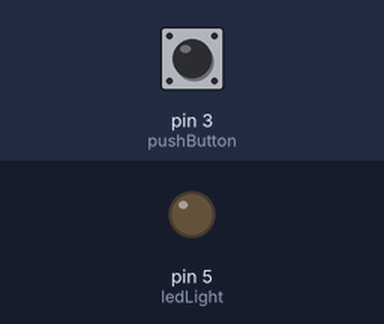
A sketch run on a simulated Arduino Uno, built with avr-gcc and run on an emulated ATmega328P. Shown: output pins drawn as LEDs (lit = HIGH). The inputs (shaded band) are chosen by the test bench; at power-on: pin 3 (pushButton) HIGH. No radio packets arrive unless stated.

Above: at 1.2 s.
1.3 s: pin 3 (pushButton) pulled LOW for 0.15 s
At 1.7 s:
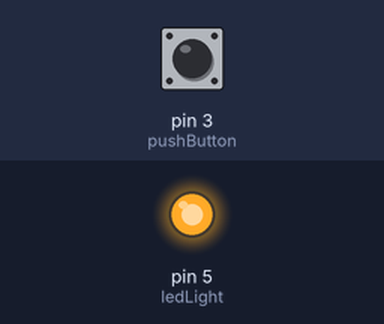
3.8 s: pin 3 (pushButton) pulled LOW for 3.2 s
At 8.4 s:
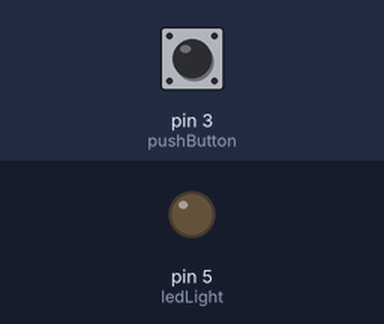
Timing chart, 0 to 9.9 s (numbered marks = the images above; inputs shaded):
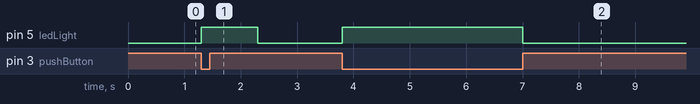

The sketch:

tx_trigger.ino
```cpp
#include <VirtualWire.h>

int RF_TX_PIN = 7;

int pushButton = 3;
int ledLight = 5;
int lastState = LOW;

// the setup function runs once when you press reset or power the board
void setup() {
  // initialize digital pin LED_BUILTIN as an output.
  pinMode(ledLight, OUTPUT);
  // pinMode(pushButton, INPUT);
  pinMode(pushButton, INPUT_PULLUP);
  vw_set_tx_pin(RF_TX_PIN); // Setup transmit pin
  vw_setup(2000); // Transmission speed in bits per second.
}

// the loop function runs over and over again forever
void loop() {
  int buttonState = digitalRead(pushButton); // digitalRead(pushButton);
  if (buttonState == LOW && lastState == HIGH) {  // trigger just pressed - send signal
    digitalWrite(ledLight, HIGH);
    const char *msg ="\001\009\009\007";

    vw_send((uint8_t *)msg, strlen(msg));
    delay(1000);
  }
  if (lastState != buttonState) { // state changed, toggle LED
    digitalWrite(ledLight, !buttonState);
    lastState = buttonState;
  }

  // delay(1000);                      // wait for a second
  // digitalWrite(ledLight, LOW);   // turn the LED off by making the voltage LOW
}
```

Measured:
- after the input at 1.3 s, pin 5 (ledLight): LOW → HIGH at once, → LOW 1.0 s later
- after the input at 3.8 s, pin 5 (ledLight): LOW → HIGH at once, → LOW 3.2 s later
